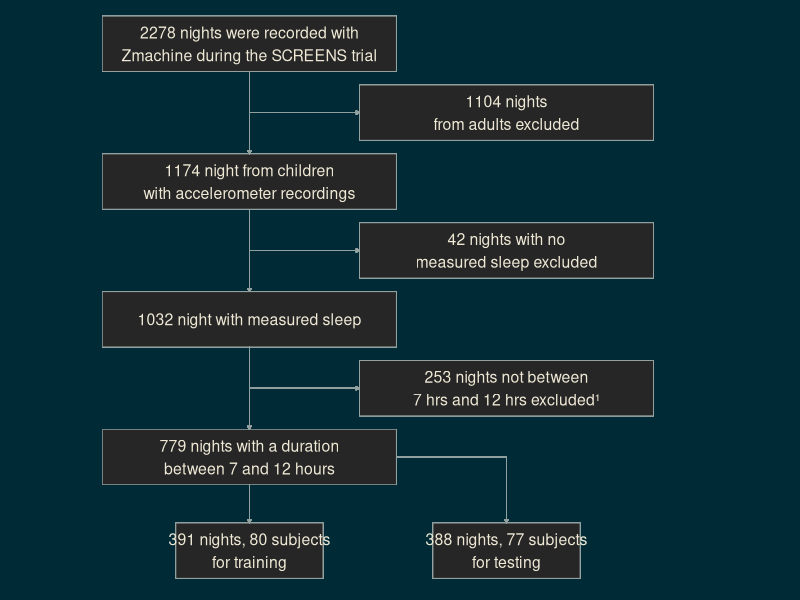

Source code (R):
library(tidyverse)
library(ggtext)

data <-
  tibble(x = 1:100, y = 1:100)

flow <-
  data |>
  ggplot(aes(x, y)) +
  scale_x_continuous(minor_breaks = seq(10, 100, 10)) +
  scale_y_continuous(minor_breaks = seq(10, 100, 10)) +
  # main boxes
  geom_rect(
    xmin = 10, xmax = 50, ymin = 92, ymax = 102, color = "#93A1A1",
    fill = "grey15", linewidth = 0.25
  ) +
  annotate("text",
    x = 30, y = 97,
    label = "2278 nights were recorded with\nZmachine during the SCREENS trial",
    size = 4, color = "#EEE8D5"
  ) +
  geom_rect(
    xmin = 10, xmax = 50, ymin = 67, ymax = 77, color = "#93A1A1",
    fill = "grey15", linewidth = 0.25
  ) +
  annotate("text",
    x = 30, y = 72,
    label = "1174 night from children\nwith accelerometer recordings",
    size = 4, color = "#EEE8D5"
  ) +
  geom_rect(
    xmin = 10, xmax = 50, ymin = 42, ymax = 52, color = "#93A1A1",
    fill = "grey15", linewidth = 0.25
  ) +
  annotate("text",
    x = 30, y = 47, label = "1032 night with measured sleep",
    size = 4, color = "#EEE8D5"
  ) +
  geom_rect(
    xmin = 10, xmax = 50, ymin = 17, ymax = 27, color = "#93A1A1",
    fill = "grey15", linewidth = 0.25
  ) +
  annotate("text",
    x = 30, y = 22, label = "779 nights with a duration\nbetween 7 and 12 hours",
    size = 4, color = "#EEE8D5"
  ) +
  # vertical arrows
  geom_segment(
    x = 30, xend = 30, y = 92, yend = 77,
    size = 0.15, lineend = "butt",
    arrow = arrow(length = unit(1, "mm"), type = "closed"),
    color = "#93A1A1"
  ) +
  geom_segment(
    x = 30, xend = 30, y = 67, yend = 52,
    size = 0.15, lineend = "butt",
    arrow = arrow(length = unit(1, "mm"), type = "closed"),
    color = "#93A1A1"
  ) +
  geom_segment(
    x = 30, xend = 30, y = 42, yend = 27,
    size = 0.15, lineend = "butt",
    arrow = arrow(length = unit(1, "mm"), type = "closed"),
    color = "#93A1A1"
  ) +
  # horizontal arrows
  geom_segment(
    x = 30, xend = 45, y = 84.5, yend = 84.5,
    size = .15, lineend = "butt",
    arrow = arrow(length = unit(1, "mm"), type = "closed"),
    color = "#93A1A1"
  ) +
  geom_segment(
    x = 30, xend = 45, y = 59.5, yend = 59.5,
    size = .15, lineend = "butt",
    arrow = arrow(length = unit(1, "mm"), type = "closed"),
    color = "#93A1A1"
  ) +
  geom_segment(
    x = 30, xend = 45, y = 34.5, yend = 34.5,
    size = .15, lineend = "butt",
    arrow = arrow(length = unit(1, "mm"), type = "closed"),
    color = "#93A1A1"
  ) +
  # boxes to the side
  geom_rect(
    xmin = 45, xmax = 85, ymin = 79.5, ymax = 89.5, color = "#93A1A1",
    fill = "grey15", linewidth = 0.25
  ) +
  annotate("text",
    x = 65, y = 84.5,
    label = "1104 nights\nfrom adults excluded",
    size = 4, color = "#EEE8D5"
  ) +
  geom_rect(
    xmin = 45, xmax = 85, ymin = 54.5, ymax = 64.5, color = "#93A1A1",
    fill = "grey15", linewidth = 0.25
  ) +
  annotate("text",
    x = 65, y = 59.5,
    label = "42 nights with no\nmeasured sleep excluded",
    size = 4, color = "#EEE8D5"
  ) +
  geom_rect(
    xmin = 45, xmax = 85, ymin = 29.5, ymax = 39.5, color = "#93A1A1",
    fill = "grey15", linewidth = 0.25
  ) +
  annotate("text",
    x = 65, y = 34.5,
    label = "253 nights not between\n7 hrs and 12 hrs excluded¹",
    size = 4, color = "#EEE8D5"
  ) +
  # train and test boxes
  geom_rect(
    xmin = 20, xmax = 40, ymin = 0, ymax = 10, color = "#93A1A1",
    fill = "grey15", linewidth = 0.25
  ) +
  annotate("text",
    x = 30, y = 5, label = "391 nights, 80 subjects\nfor training",
    size = 4, color = "#EEE8D5"
  ) +
  geom_rect(
    xmin = 55, xmax = 75, ymin = 0, ymax = 10, color = "#93A1A1",
    fill = "grey15", linewidth = 0.25
  ) +
  annotate("text",
    x = 65, y = 5,
    label = "388 nights, 77 subjects\nfor testing",
    size = 4, color = "#EEE8D5"
  ) +
  # final arrows
  geom_segment(
    x = 30, xend = 30, y = 17, yend = 10,
    size = .15, lineend = "butt",
    arrow = arrow(length = unit(1, "mm"), type = "closed"),
    color = "#93A1A1"
  ) +
  geom_segment(
    x = 50, xend = 65, y = 22, yend = 22,
    size = .15, lineend = "butt",
    color = "#93A1A1"
  ) +
  geom_segment(
    x = 65, xend = 65, y = 22, yend = 10,
    size = .15, lineend = "butt",
    arrow = arrow(length = unit(1, "mm"), type = "closed"),
    color = "#93A1A1"
  ) +
  theme_void() +
  theme(
    text = element_text(color = "#EEE8D5", family = "ibm"),
    plot.title = element_text(family = "ibm", size = 30, face = "bold", hjust = .5),
    plot.subtitle = element_markdown(size = 20, hjust = .5),
    plot.background = element_rect(fill = "#002B36", color = "#EEE8D5"),
    panel.background = element_rect(color = "#002B36", fill = "#002B36")
  )
